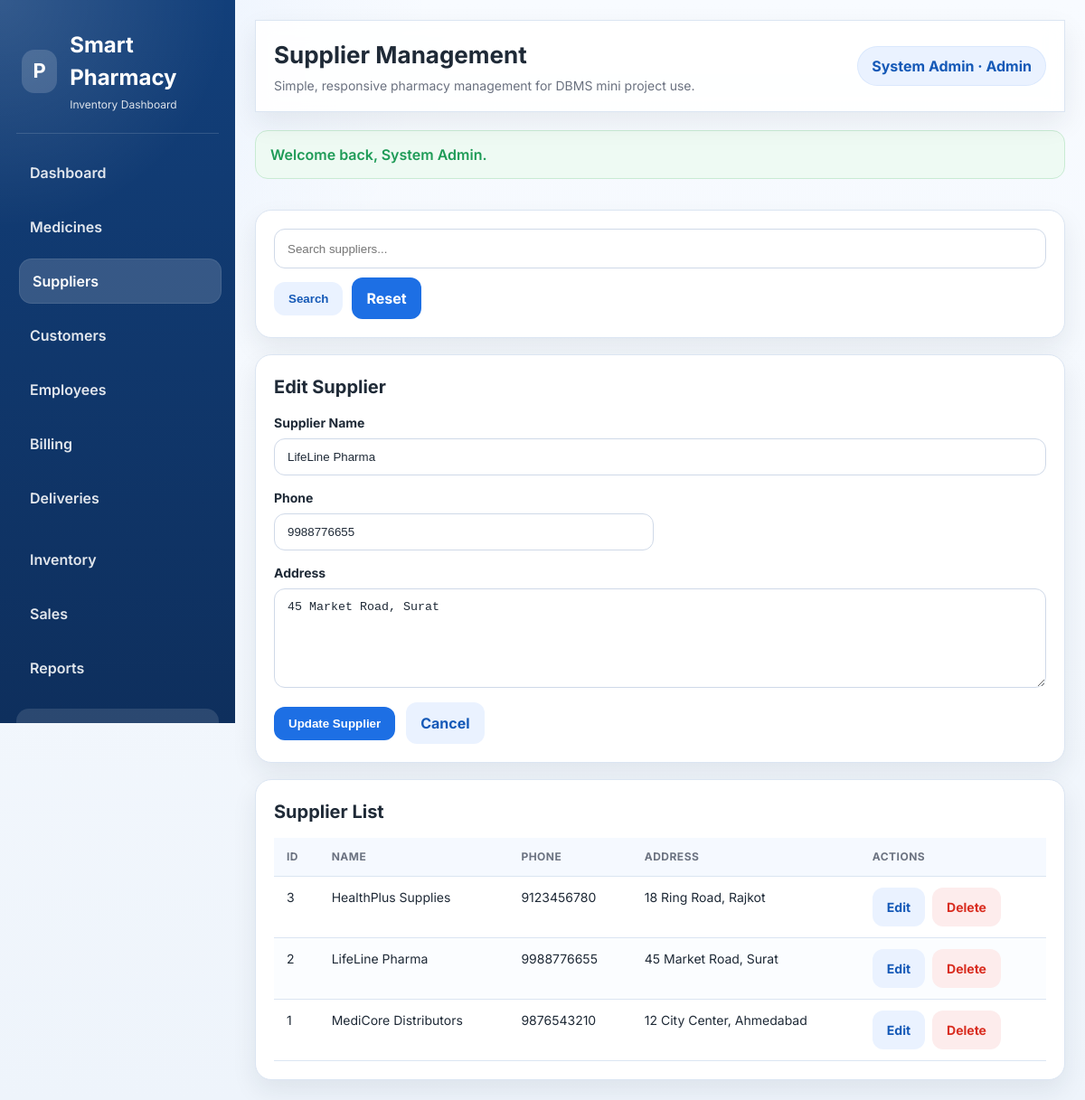
/suppliers.php?edit=2 (signed in), run on the app's committed database.
### tables this page shows
CREATE TABLE IF NOT EXISTS supplier (
    Supplier_ID INT AUTO_INCREMENT PRIMARY KEY,
    Supplier_Name VARCHAR(100) NOT NULL,
    Phone VARCHAR(20) NOT NULL,
    Address TEXT NOT NULL
);

### suppliers.php (the view, shortened to what this page needs)
<?php
require_once 'includes/functions.php';
$search = trim($_GET['search'] ?? '');
$editId = (int) ($_GET['edit'] ?? 0);
$supplier = [
    'Supplier_Name' => '',
    'Phone' => '',
    'Address' => '',
];
if ($editId > 0) {
    $stmt = $conn->prepare('SELECT * FROM supplier WHERE Supplier_ID = ?');
    $stmt->bind_param('i', $editId);
    $stmt->execute();
    $result = $stmt->get_result();
    if ($result) {
        $supplier = $result->fetch_assoc() ?: $supplier;
    }
}
$where = '';
$sql = 'SELECT * FROM supplier ' . $where . ' ORDER BY Supplier_ID DESC';
$stmt = $conn->prepare($sql);
$stmt->execute();
$suppliers = $stmt->get_result();
include 'includes/header.php';
?>
<div class="card">
    <form method="get" class="page-toolbar">
        <input type="search" name="search" value="<?php echo h($search); ?>" placeholder="Search suppliers...">
        <button class="btn btn-secondary" type="submit">Search</button>
        <a class="btn btn-primary" href="suppliers.php">Reset</a>
    </form>
</div>
<div class="panel-grid">
    <div class="form-card">
        <h3 class="section-title"><?php echo $editId > 0 ? 'Edit Supplier' : 'Add Supplier'; ?></h3>
        <form method="post" class="needs-validation">
            <div class="form-grid">
                <div class="form-group full">
                    <label for="supplier_name">Supplier Name</label>
                    <input type="text" id="supplier_name" name="supplier_name" required value="<?php echo h($supplier['Supplier_Name']); ?>">
                </div>
                <div class="form-group">
                    <label for="phone">Phone</label>
                    <input type="text" id="phone" name="phone" required value="<?php echo h($supplier['Phone']); ?>">
                </div>
                <div class="form-group full">
                    <label for="address">Address</label>
                    <textarea id="address" name="address" required><?php echo h($supplier['Address']); ?></textarea>
                </div>
            </div>
            <div class="form-actions" style="margin-top: 16px;">
                <button type="submit" class="btn btn-primary"><?php echo $editId > 0 ? 'Update Supplier' : 'Save Supplier'; ?></button>
                <?php if ($editId > 0): ?>
                    <a class="btn btn-secondary" href="suppliers.php">Cancel</a>
                <?php endif; ?>
            </div>
        </form>
    </div>
    <div class="table-card">
        <h3 class="section-title">Supplier List</h3>
        <div class="table-wrap">
            <table>
                <thead>
                    <tr>
                        <th>ID</th>
                        <th>Name</th>
                        <th>Phone</th>
                        <th>Address</th>
                        <th>Actions</th>
                    </tr>
                </thead>
                <tbody>
                    <?php if ($suppliers && $suppliers->num_rows > 0): ?>
                        <?php while ($row = $suppliers->fetch_assoc()): ?>
                            <tr>
                                <td><?php echo h($row['Supplier_ID']); ?></td>
                                <td><?php echo h($row['Supplier_Name']); ?></td>
                                <td><?php echo h($row['Phone']); ?></td>
                                <td><?php echo h($row['Address']); ?></td>
                                <td>
                                    <div class="table-actions">
                                        <a class="btn btn-secondary" href="suppliers.php?edit=<?php echo (int) $row['Supplier_ID']; ?>">Edit</a>
                                        <a class="btn btn-danger" href="suppliers.php?delete=<?php echo (int) $row['Supplier_ID']; ?>" onclick="return confirm('Delete this supplier?');">Delete</a>
                                    </div>
                                </td>
                            </tr>
                        <?php endwhile; ?>
                    <?php else: ?>
                        <tr><td colspan="5">No suppliers found.</td></tr>
                    <?php endif; ?>
                </tbody>
            </table>
        </div>
    </div>
</div>
<?php include 'includes/footer.php'; ?>

### assets/css/style.css (style rules this page uses)
:root { --primary: #1d6fe4; --primary-dark: #1559b7; --primary-soft: #eaf2ff; --primary-ink: #10345f; --bg: #f4f7fb; --surface: #ffffff; --surface-alt: #f8fbff; --surface-glass: rgba(255, 255, 255, 0.82); --border: #dbe5f2; --text: #1f2a37; --muted: #6b7280; --success: #1e9b57; --danger: #d92d20; --warning: #d97706; --shadow: 0 12px 28px rgba(31, 42, 55, 0.08); --shadow-lg: 0 24px 50px rgba(31, 42, 55, 0.12); --radius-sm: 12px; --radius: 18px; --radius-lg: 24px; --space-1: 4px; --space-2: 8px; --space-3: 12px; --space-4: 16px; --space-5: 20px; --space-6: 24px; }
* { box-sizing: border-box; }
html, body { margin: 0; min-height: 100%; }
body { font-family: "Inter", "Poppins", "Segoe UI", Tahoma, Geneva, Verdana, sans-serif; background: radial-gradient(circle at top left, rgba(29, 111, 228, 0.08), transparent 28%), linear-gradient(180deg, #f8fbff 0%, #eef4fb 100%); color: var(--text); line-height: 1.5; }
a { color: inherit; text-decoration: none; }
.card, .table-card, .form-card, .auth-card, .stats-card, .report-card { background: var(--surface); border: 1px solid var(--border); border-radius: var(--radius); box-shadow: var(--shadow); }
.card, .form-card, .table-card, .report-card { padding: 20px; }
.section-title { margin: 0 0 14px; font-size: 20px; }
.panel-grid { display: grid; grid-template-columns: 1.4fr 1fr; gap: 18px; }
.table-wrap { overflow-x: auto; }
table { width: 100%; border-collapse: collapse; }
.table-wrap > table, .table-card table, .invoice-table, .billing-history-table { min-width: 720px; }
th, td { text-align: left; padding: 12px 14px; border-bottom: 1px solid var(--border); font-size: 14px; vertical-align: top; }
th { color: var(--muted); font-weight: 700; text-transform: uppercase; font-size: 12px; letter-spacing: 0.04em; background: var(--surface-alt); }
.form-grid { display: grid; grid-template-columns: repeat(2, minmax(0, 1fr)); gap: 14px; }
.form-group { display: grid; gap: 7px; }
.form-group.full { grid-column: 1 / -1; }
label { font-weight: 700; font-size: 14px; }
input, select, textarea { width: 100%; padding: 12px 14px; border-radius: 12px; border: 1px solid #cfd9e8; background: #fff; color: var(--text); outline: none; transition: 0.2s ease; }
textarea { min-height: 110px; resize: vertical; }
.btn-row, .page-toolbar, .form-actions { display: flex; flex-wrap: wrap; gap: 12px; align-items: center; }
.btn { display: inline-flex; align-items: center; justify-content: center; gap: 8px; border: 0; border-radius: 12px; padding: 11px 16px; font-weight: 700; cursor: pointer; transition: 0.2s ease; }
.btn-primary { background: var(--primary); color: #fff; }
.btn-secondary { background: var(--primary-soft); color: var(--primary-dark); }
.btn-danger { background: #fdecec; color: var(--danger); }
.content-section, .panel-grid, .content-grid { display: grid; gap: 18px; }
.table-card thead th { position: sticky; top: 0; z-index: 1; background: #f5f9ff; }
.table-card tbody tr:nth-child(even) { background: #fbfdff; }
.shop-toolbar, .page-toolbar { display: flex; flex-wrap: wrap; gap: 10px; align-items: center; }
.shop-toolbar input, .shop-toolbar select, .page-toolbar input, .page-toolbar select { min-height: 44px; }
.table-actions { display: flex; gap: 8px; flex-wrap: wrap; }
@media (max-width: 1200px) { .panel-grid { grid-template-columns: 1fr; } }

### data on the page
supplier: supplier_name "LifeLine Pharma", phone "9988776655", address "45 Market Road, Surat", Supplier_ID "2", Supplier_Name "LifeLine Pharma", Phone "9988776655", Address "45 Market Road, Surat"
supplier: Supplier_ID "3", Supplier_Name "HealthPlus Supplies", Phone "9123456780", Address "18 Ring Road, Rajkot"
supplier: Supplier_ID "1", Supplier_Name "MediCore Distributors", Phone "9876543210", Address "12 City Center, Ahmedabad"

### other printed values
$pageTitle "Supplier Management"
currentUserName() "System Admin"
currentUserLabel() "Admin"
$flash['message'] "Welcome back, System Admin."
